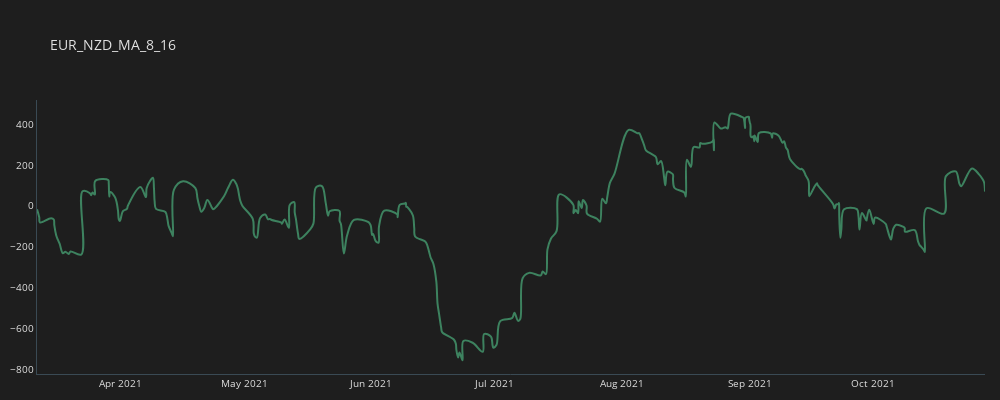
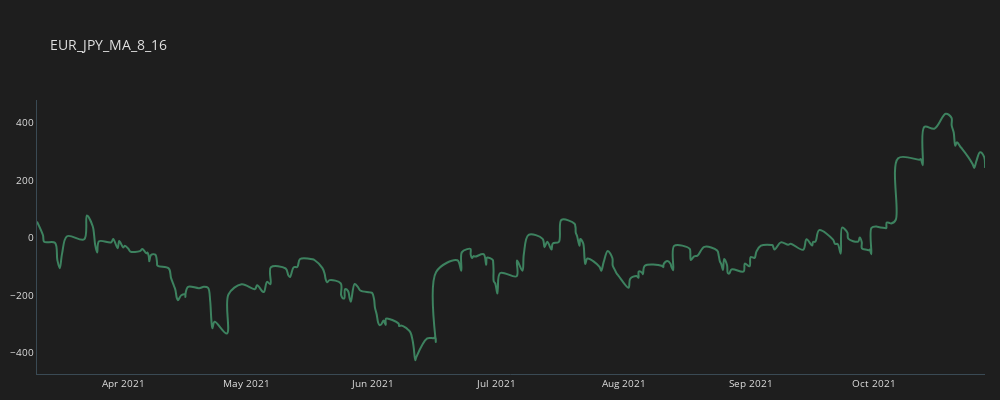
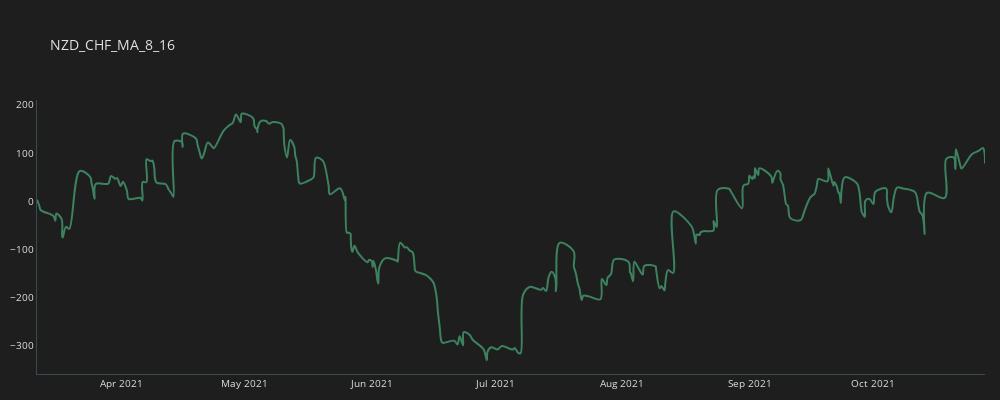
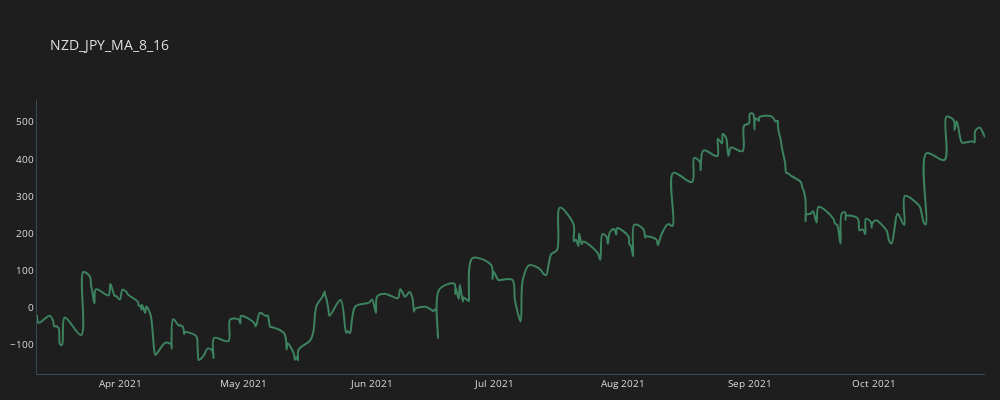

The cell these charts' notebook holds for them, in order:
### Code cell
c = 'MA_8_16'
for p in our_pairs:
    temp_df = all_trades[(all_trades.CROSS==c)&(all_trades.PAIR==p)].copy()
    temp_df['CUM_GAIN'] = temp_df.GAIN.cumsum()
    plot_line(temp_df, p + '_' + c)

### Figure 1 — Plotly figure (JSON) as saved in the notebook; plotly's stock layout.template omitted (floating-point values rounded to 4 significant figures; data arrays with more than 128 entries replaced by an {"elided": "..."} marker saying what was removed)
{"data": [{"line": {"color": "#3d825f", "shape": "spline", "width": 2}, "mode": "lines", "name": "EUR_NZD_MA_8_16", "type": "scatter", "x": {"elided": "282 str values"}, "y": {"elided": "282 float values"}}], "layout": {"font": {"color": "#e1e1e1", "size": 10}, "height": 400, "margin": {"b": 10, "l": 15, "r": 15}, "paper_bgcolor": "#1e1e1e", "plot_bgcolor": "#1e1e1e", "title": {"text": "EUR_NZD_MA_8_16"}, "width": 1000, "xaxis": {"linecolor": "#3a4a54", "linewidth": 1, "showgrid": false, "zeroline": false}, "yaxis": {"linecolor": "#3a4a54", "linewidth": 1, "showgrid": false, "zeroline": false}}}

### Figure 2 — Plotly figure (JSON) as saved in the notebook; plotly's stock layout.template omitted (floating-point values rounded to 4 significant figures; data arrays with more than 128 entries replaced by an {"elided": "..."} marker saying what was removed)
{"data": [{"line": {"color": "#3d825f", "shape": "spline", "width": 2}, "mode": "lines", "name": "EUR_JPY_MA_8_16", "type": "scatter", "x": {"elided": "261 str values"}, "y": {"elided": "261 float values"}}], "layout": {"font": {"color": "#e1e1e1", "size": 10}, "height": 400, "margin": {"b": 10, "l": 15, "r": 15}, "paper_bgcolor": "#1e1e1e", "plot_bgcolor": "#1e1e1e", "title": {"text": "EUR_JPY_MA_8_16"}, "width": 1000, "xaxis": {"linecolor": "#3a4a54", "linewidth": 1, "showgrid": false, "zeroline": false}, "yaxis": {"linecolor": "#3a4a54", "linewidth": 1, "showgrid": false, "zeroline": false}}}

### Figure 3 — Plotly figure (JSON) as saved in the notebook; plotly's stock layout.template omitted (floating-point values rounded to 4 significant figures; data arrays with more than 128 entries replaced by an {"elided": "..."} marker saying what was removed)
{"data": [{"line": {"color": "#3d825f", "shape": "spline", "width": 2}, "mode": "lines", "name": "NZD_CHF_MA_8_16", "type": "scatter", "x": {"elided": "280 str values"}, "y": {"elided": "280 float values"}}], "layout": {"font": {"color": "#e1e1e1", "size": 10}, "height": 400, "margin": {"b": 10, "l": 15, "r": 15}, "paper_bgcolor": "#1e1e1e", "plot_bgcolor": "#1e1e1e", "title": {"text": "NZD_CHF_MA_8_16"}, "width": 1000, "xaxis": {"linecolor": "#3a4a54", "linewidth": 1, "showgrid": false, "zeroline": false}, "yaxis": {"linecolor": "#3a4a54", "linewidth": 1, "showgrid": false, "zeroline": false}}}

### Figure 4 — Plotly figure (JSON) as saved in the notebook; plotly's stock layout.template omitted (floating-point values rounded to 4 significant figures; data arrays with more than 128 entries replaced by an {"elided": "..."} marker saying what was removed)
{"data": [{"line": {"color": "#3d825f", "shape": "spline", "width": 2}, "mode": "lines", "name": "NZD_JPY_MA_8_16", "type": "scatter", "x": {"elided": "265 str values"}, "y": {"elided": "265 float values"}}], "layout": {"font": {"color": "#e1e1e1", "size": 10}, "height": 400, "margin": {"b": 10, "l": 15, "r": 15}, "paper_bgcolor": "#1e1e1e", "plot_bgcolor": "#1e1e1e", "title": {"text": "NZD_JPY_MA_8_16"}, "width": 1000, "xaxis": {"linecolor": "#3a4a54", "linewidth": 1, "showgrid": false, "zeroline": false}, "yaxis": {"linecolor": "#3a4a54", "linewidth": 1, "showgrid": false, "zeroline": false}}}
